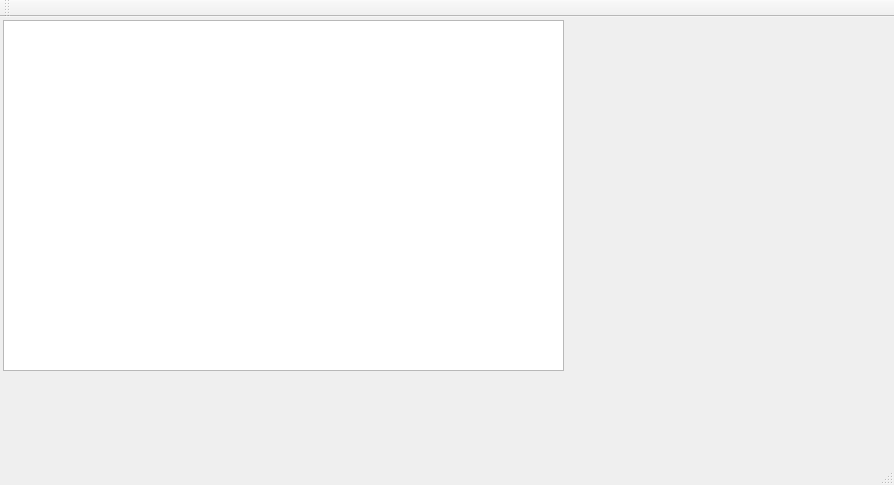
<?xml version="1.0" encoding="UTF-8"?>
<ui version="4.0">
 <class>MainWindow</class>
 <widget class="QMainWindow" name="MainWindow">
  <property name="geometry">
   <rect>
    <x>0</x>
    <y>0</y>
    <width>894</width>
    <height>485</height>
   </rect>
  </property>
  <property name="sizePolicy">
   <sizepolicy hsizetype="Preferred" vsizetype="Preferred">
    <horstretch>0</horstretch>
    <verstretch>0</verstretch>
   </sizepolicy>
  </property>
  <property name="mouseTracking">
   <bool>false</bool>
  </property>
  <property name="windowTitle">
   <string>MainWindow</string>
  </property>
  <widget class="QWidget" name="centralWidget">
   <widget class="QPlainTextEdit" name="plainTextEdit">
    <property name="geometry">
     <rect>
      <x>3</x>
      <y>3</y>
      <width>561</width>
      <height>351</height>
     </rect>
    </property>
    <property name="sizePolicy">
     <sizepolicy hsizetype="Expanding" vsizetype="Expanding">
      <horstretch>0</horstretch>
      <verstretch>0</verstretch>
     </sizepolicy>
    </property>
    <property name="maximumSize">
     <size>
      <width>100000</width>
      <height>100000</height>
     </size>
    </property>
    <property name="sizeIncrement">
     <size>
      <width>100</width>
      <height>100</height>
     </size>
    </property>
   </widget>
  </widget>
  <widget class="QMenuBar" name="menuBar">
   <property name="geometry">
    <rect>
     <x>0</x>
     <y>0</y>
     <width>894</width>
     <height>30</height>
    </rect>
   </property>
  </widget>
  <widget class="QToolBar" name="mainToolBar">
   <attribute name="toolBarArea">
    <enum>TopToolBarArea</enum>
   </attribute>
   <attribute name="toolBarBreak">
    <bool>false</bool>
   </attribute>
  </widget>
  <widget class="QStatusBar" name="statusBar"/>
 </widget>
 <layoutdefault spacing="6" margin="11"/>
 <resources/>
 <connections/>
</ui>
